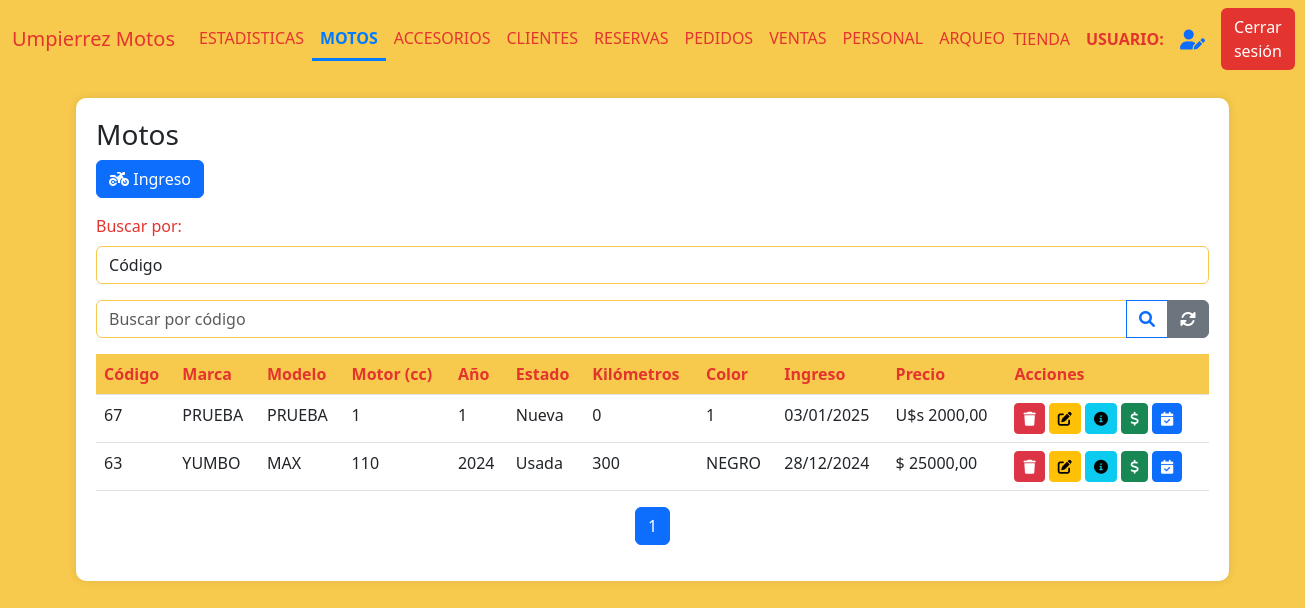
The page /motos (signed in) on the database as committed earlier.
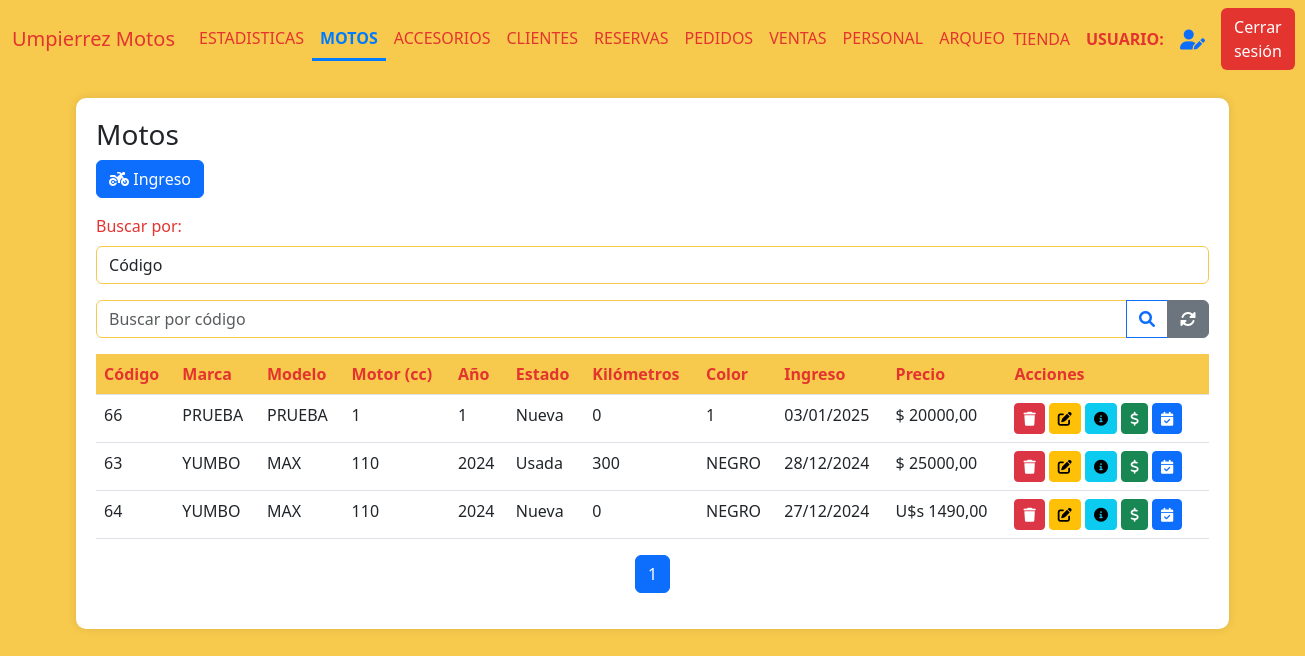
The same page on the database as committed later.
### AppUM/models.py (models this page shows)
class Moto(models.Model):
    marca = models.CharField(max_length=20)
    modelo = models.CharField(max_length=20)
    anio = models.IntegerField()
    motor = models.IntegerField()
    estado = models.CharField(max_length=10)
    kilometros = models.IntegerField()
    precio = models.DecimalField(max_digits=10, decimal_places=2)
    color = models.CharField(max_length=20)
    num_motor = models.CharField(max_length=40, unique=True)
    num_chasis = models.CharField(max_length=40, unique=True)
    num_cilindros = models.IntegerField(default=1)
    cantidad_pasajeros = models.IntegerField(default=2)
    foto = models.ImageField(null=True, blank=True, upload_to="motos/fotos/")
    pertenece_tienda = models.BooleanField()
    pertenece_taller = models.BooleanField()
    identificacion_pdf = models.FileField(upload_to='motos/pdfs/', null=True, blank=True)
    observaciones = models.TextField(null=True, blank=True)
    fecha_ingreso = models.DateTimeField(auto_now_add=True)
    moneda_precio = models.CharField(max_length=10,default=True,null=True)
    tipo = models.CharField(max_length=20,blank=True)
    precio_final = models.DecimalField(max_digits=10, decimal_places=2,default=0)
    contiene_num_motor = models.BooleanField(default=1)
    contiene_num_chasis = models.BooleanField(default=1)

### AppUM/decorators.py (the view)
    def _wrapped_view(request, *args, **kwargs):
        user = request.user
        if user.is_authenticated:
            usuario_consulta = Personal.objects.filter(usuario=user.username).first()
            if usuario_consulta:
                if Administrativo.objects.filter(personal_ptr_id=usuario_consulta.id,activo=1).exists():
                    return view_func(request, *args, **kwargs)
                else:
                    raise PermissionDenied
            else:
                return view_func(request, *args, **kwargs)
        else:
            return redirect('Login')  # Redirigir al login si no está autenticado

### AppUM/functions.py (called while the page is built)
def funcion_paginas_varias(req,instancia_model):
    paginator = Paginator(instancia_model, 5)  # 5 motos por página
    page_number = req.GET.get('page')  # Obtiene el número de página desde la URL
    page_obj = paginator.get_page(page_number)
    return page_obj

### AppUM/views.py (called while the page is built)
@admin_required
def vista_inventario_motos(req):
    motos = Moto.objects.filter(pertenece_tienda=1).order_by('-fecha_ingreso')
    logo_um = Logos.objects.get(id=1)
    page_obj = funcion_paginas_varias(req,motos)
    return render(req,"perfil_administrativo/motos/motos.html",{'page_obj': page_obj,"motos":motos,"logo_um":logo_um.logo_UM.url if logo_um.logo_UM else None,"active_page": 'Motos'})

### AppUM/templates/perfil_administrativo/motos/motos.html (shortened to what the changed rows need)
{% extends "perfil_administrativo/padre_perfil_administrativo.html" %}
{% load static %}
{% block contenidoQueCambia %}
<link href="https://cdnjs.cloudflare.com/ajax/libs/font-awesome/6.0.0/css/all.min.css" rel="stylesheet">
<link href="https://cdn.jsdelivr.net/npm/bootstrap-icons@1.10.0/font/bootstrap-icons.css" rel="stylesheet">
<div class="table-container" id="inventarios">
    <table class="table">
        <thead>
            <tr>
                <th>Código</th>
                <th>Marca</th>
                <th>Modelo</th>
                <th>Motor (cc)</th>
                <th>Año</th>
                <th>Estado</th>
                <th>Kilómetros</th>
                <th>Color</th>
                <th>Ingreso</th>
                <th>Precio</th>
                <th>Acciones</th>
            </tr>
        </thead>
        <tbody>
            {% if page_obj %}
                {% for moto in page_obj %}
                <tr>
                    <td>{{ moto.id }}</td>
                    <td>{{ moto.marca }}</td>
                    <td>{{ moto.modelo }}</td>
                    <td>{{ moto.motor }}</td>
                    <td>{{ moto.anio }}</td>
                    <td>{{ moto.estado }}</td>
                    <td>{{ moto.kilometros }}</td>
                    <td>{{ moto.color }}</td>
                    <td>{{ moto.fecha_ingreso|date:"d/m/Y" }}</td>
                    <td>
                        {% if moto.precio > 0 %}
                        {% if moto.moneda_precio == "Pesos" %} $ {{ moto.precio }} {% else %} U$s {{ moto.precio }} {% endif %}
                        {% else %}
                        Sin precio
                        {% endif %}
                    </td>
                    <td>
                        <a href="{% url 'MotoBaja' moto.id %}"><button class="btn btn-sm btn-danger"><i class="fas fa-trash"></i></button></a>
                        <a href="{% url 'MotoModificacion' moto.id %}"><button class="btn btn-sm btn-warning"><i class="fas fa-edit"></i></button></a>
                        <a href="{% url 'MotoDetalles' moto.id %}"><button class="btn btn-sm btn-info"><i class="fas fa-info-circle"></i></button></a>
                        <a href="{% url 'MotoVentaForm' moto.id %}"><button class="btn btn-sm btn-success"><i class="fas fa-dollar-sign"></i></button></a>
                        <a href="{% url 'MotoReservaForm' moto.id %}"><button class="btn btn-sm btn-primary"><i class="fas fa-calendar-check"></i></button></a>
                    </td>
                </tr>
                {% endfor %}
            {% else %}
                <tr>
                    <td colspan="9" class="text-center text-muted">
                        No hay registros de motos disponibles.
                    </td>
                </tr>
            {% endif %}
        </tbody>
    </table>
    <nav aria-label="Page navigation">
        <ul class="pagination justify-content-center">
            {% for num in page_obj.paginator.page_range %}
            <li class="page-item {% if page_obj.number == num %}active{% endif %}">
                <a class="page-link" href="?page={{ num }}">{{ num }}</a>
            </li>
            {% endfor %}
        </ul>
    </nav>
</div>
{% endblock %}

Rows that differ between the two databases and show on the page:
no longer on this page (row edited): Moto: id "67", marca "PRUEBA", modelo "PRUEBA", motor "1", anio "1", estado "Nueva", kilometros "0", color "1", fecha_ingreso "03/01/2025", precio "2000,00"
now on this page (row edited): Moto: id "66", marca "PRUEBA", modelo "PRUEBA", motor "1", anio "1", estado "Nueva", kilometros "0", color "1", fecha_ingreso "03/01/2025", precio "20000,00"
now on this page (row edited): Moto: id "64", marca "YUMBO", modelo "MAX", motor "110", anio "2024", estado "Nueva", kilometros "0", color "NEGRO", fecha_ingreso "27/12/2024", precio "1490,00"
